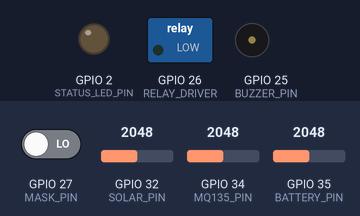
This sketch was run on a simulated ESP32. On the bench: switched loads named in the sketch (green lamp = pin HIGH), output pins drawn as LEDs (lit = HIGH), buzzer (waves = sounding, pin HIGH). The test bench sets the inputs (shaded band); at power-on: GPIO 34 (MQ135_PIN) = 2048, GPIO 27 (MASK_PIN) LOW, GPIO 32 (SOLAR_PIN) = 2048, GPIO 35 (BATTERY_PIN) = 2048 (analog values on the 0–4095 scale). WiFi joins after 1.5 s; servers stay silent unless stated; what the sketch prints to the serial monitor is not drawn.

Above: at 2.9 s.
3.3 s: GPIO 34 (MQ135_PIN) set to 1555
6.3 s: GPIO 34 (MQ135_PIN) set to 1448
At 7.5 s:
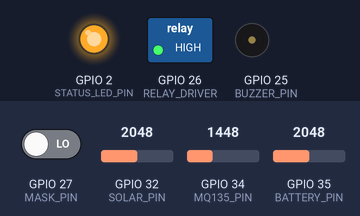
7.9 s: GPIO 27 (MASK_PIN) driven HIGH
At 9.2 s:
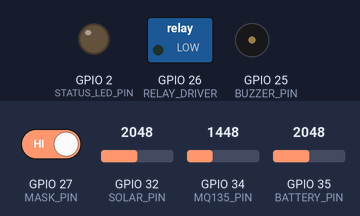
12.0 s: GPIO 34 (MQ135_PIN) set to 1540
At 12.18 s:
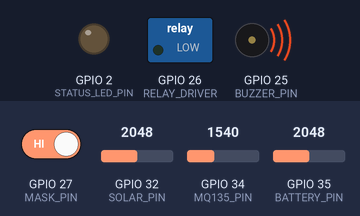
15.0 s: GPIO 34 (MQ135_PIN) set to 1460
At 15.9 s:
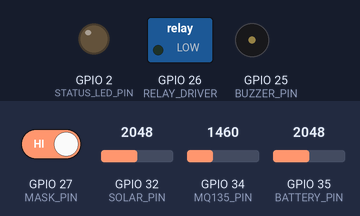
Timing chart, 0 to 17.5 s (numbered marks = the images above; inputs shaded):
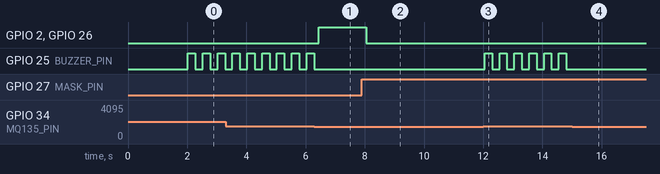

The sketch:

Smart_Agriculture_Safety_System_FINAL.ino
```cpp
#include <WiFi.h>
#include <WebSocketsServer.h>

// SMART SOLAR AGRICULTURAL WORKER SAFETY SYSTEM
// ESP32 + MQ135 + Proximity + Relay/2N2222 + Buzzer
// + Battery/Solar voltage monitoring + Local WebSocket dashboard

const char* WIFI_SSID = "iot2";
const char* WIFI_PASSWORD = "123456789";

WebSocketsServer webSocket(81);

// GPIO
#define MQ135_PIN       34
#define MASK_PIN        27
#define RELAY_DRIVER    26
#define BUZZER_PIN      25
#define BATTERY_PIN     35
#define SOLAR_PIN       32
#define STATUS_LED_PIN  2

// Proximity sensor: LOW = mask detected.
// Change to HIGH if your sensor works opposite.
#define MASK_DETECTED_LEVEL LOW

// User setting: 1500 and above is unsafe.
const int GAS_LIMIT = 1500;

// ADC
const float ADC_REFERENCE = 3.30f;
const float ADC_MAX = 4095.0f;

// Voltage sensor ratio.
// Common 0-25V modules are approximately 5:1.
// Calibrate with a multimeter if necessary.
const float BATTERY_SENSOR_RATIO = 5.00f;
const float SOLAR_SENSOR_RATIO   = 5.00f;

// User requested battery correction: add +3.50 V.
const float BATTERY_OFFSET = 3.50f;
const float SOLAR_OFFSET = 0.00f;

// Battery percentage map requested by user:
// <=3.30V = 0%
// 3.50V = 25%
// 3.70V = 50%
// 4.00V = 75%
// >=4.50V = 100%
const float BAT_0V   = 3.30f;
const float BAT_25V  = 3.50f;
const float BAT_50V  = 3.70f;
const float BAT_75V  = 4.00f;
const float BAT_100V = 4.50f;

bool maskWorn = false;
bool systemState = false;
bool gasAlarm = false;

int gasRaw = 0;
int maskRaw = 0;

float batteryVoltage = 0.0f;
float solarVoltage = 0.0f;
int batteryPercent = 0;

unsigned long lastRead = 0;
unsigned long lastSend = 0;

unsigned long totalRuntimeMs = 0;
unsigned long systemStartMs = 0;
bool previousSystemState = false;

unsigned long lastBuzzerToggle = 0;
bool buzzerState = false;

float readADCVoltage(int pin) {
  uint32_t total = 0;
  const int samples = 10;

  for (int i = 0; i < samples; i++) {
    total += analogRead(pin);
    delayMicroseconds(300);
  }

  float raw = (float)total / samples;
  return raw * ADC_REFERENCE / ADC_MAX;
}

float readBatteryVoltage() {
  float adcVoltage = readADCVoltage(BATTERY_PIN);
  return (adcVoltage * BATTERY_SENSOR_RATIO) + BATTERY_OFFSET;
}

float readSolarVoltage() {
  float adcVoltage = readADCVoltage(SOLAR_PIN);
  return (adcVoltage * SOLAR_SENSOR_RATIO) + SOLAR_OFFSET;
}

int calculateBatteryPercent(float v) {
  if (v <= BAT_0V) return 0;
  if (v >= BAT_100V) return 100;

  if (v < BAT_25V)
    return (int)((v - BAT_0V) * 25.0f / (BAT_25V - BAT_0V));

  if (v < BAT_50V)
    return 25 + (int)((v - BAT_25V) * 25.0f / (BAT_50V - BAT_25V));

  if (v < BAT_75V)
    return 50 + (int)((v - BAT_50V) * 25.0f / (BAT_75V - BAT_50V));

  return 75 + (int)((v - BAT_75V) * 25.0f / (BAT_100V - BAT_75V));
}

String runtimeString() {
  unsigned long ms = totalRuntimeMs;

  if (systemState)
    ms += millis() - systemStartMs;

  unsigned long sec = ms / 1000UL;
  unsigned long h = sec / 3600UL;
  unsigned long m = (sec % 3600UL) / 60UL;
  unsigned long s = sec % 60UL;

  char buf[20];
  snprintf(buf, sizeof(buf), "%02lu:%02lu:%02lu", h, m, s);
  return String(buf);
}

void updateRuntime() {
  if (systemState && !previousSystemState)
    systemStartMs = millis();

  if (!systemState && previousSystemState)
    totalRuntimeMs += millis() - systemStartMs;

  previousSystemState = systemState;
}

void updateBuzzer() {
  if (!gasAlarm) {
    buzzerState = false;
    digitalWrite(BUZZER_PIN, LOW);
    return;
  }

  if (millis() - lastBuzzerToggle >= 250) {
    lastBuzzerToggle = millis();
    buzzerState = !buzzerState;
    digitalWrite(BUZZER_PIN, buzzerState ? HIGH : LOW);
  }
}

void updateOutputs() {
  // 2N2222 base is driven by GPIO26.
  // HIGH -> transistor ON -> relay IN pulled LOW -> typical active-LOW relay ON.
  digitalWrite(RELAY_DRIVER, systemState ? HIGH : LOW);
  digitalWrite(STATUS_LED_PIN, systemState ? HIGH : LOW);
}

String getAlert() {
  if (gasAlarm) return "GAS HIGH! SYSTEM STOPPED";
  if (!maskWorn) return "WEAR SAFETY MASK";
  return "SYSTEM SAFE";
}

void sendData() {
  String json = "{";

  json += "\"co2\":";
  json += String(gasRaw);
  json += ",";

  json += "\"mask\":";
  json += maskWorn ? "true" : "false";
  json += ",";

  json += "\"system\":";
  json += systemState ? "true" : "false";
  json += ",";

  json += "\"motor\":";
  json += systemState ? "true" : "false";
  json += ",";

  json += "\"gasAlarm\":";
  json += gasAlarm ? "true" : "false";
  json += ",";

  json += "\"battery\":";
  json += String(batteryPercent);
  json += ",";

  json += "\"voltage\":";
  json += String(batteryVoltage, 2);
  json += ",";

  json += "\"solar\":";
  json += String(solarVoltage, 2);
  json += ",";

  json += "\"runtime\":\"";
  json += runtimeString();
  json += "\",";

  json += "\"alert\":\"";
  json += getAlert();
  json += "\"";

  json += "}";

  webSocket.broadcastTXT(json);
  Serial.println(json);
}

void webSocketEvent(uint8_t num, WStype_t type, uint8_t* payload, size_t length) {
  if (type == WStype_CONNECTED) {
    Serial.print("WebSocket client connected: ");
    Serial.println(num);
    sendData();
  }

  if (type == WStype_DISCONNECTED) {
    Serial.print("WebSocket client disconnected: ");
    Serial.println(num);
  }
}

void setup() {
  Serial.begin(115200);
  delay(500);

  pinMode(MASK_PIN, INPUT);
  pinMode(RELAY_DRIVER, OUTPUT);
  pinMode(BUZZER_PIN, OUTPUT);
  pinMode(STATUS_LED_PIN, OUTPUT);

  digitalWrite(RELAY_DRIVER, LOW);
  digitalWrite(BUZZER_PIN, LOW);
  digitalWrite(STATUS_LED_PIN, LOW);

  analogReadResolution(12);

  WiFi.mode(WIFI_STA);
  WiFi.begin(WIFI_SSID, WIFI_PASSWORD);

  Serial.println();
  Serial.println("====================================");
  Serial.println("SMART AGRICULTURE SAFETY SYSTEM");
  Serial.println("====================================");
  Serial.print("Connecting to WiFi");

  while (WiFi.status() != WL_CONNECTED) {
    delay(500);
    Serial.print(".");
  }

  Serial.println();
  Serial.println("WiFi connected");
  Serial.print("ESP32 IP: ");
  Serial.println(WiFi.localIP());
  Serial.println("WebSocket port: 81");

  webSocket.begin();
  webSocket.onEvent(webSocketEvent);

  gasRaw = analogRead(MQ135_PIN);
  maskRaw = digitalRead(MASK_PIN);

  maskWorn = (maskRaw == MASK_DETECTED_LEVEL);
  gasAlarm = (gasRaw >= GAS_LIMIT);

  batteryVoltage = readBatteryVoltage();
  solarVoltage = readSolarVoltage();
  batteryPercent = calculateBatteryPercent(batteryVoltage);

  systemState = maskWorn && !gasAlarm;
  previousSystemState = false;

  updateRuntime();
  updateOutputs();

  Serial.println("System ready.");
}

void loop() {
  webSocket.loop();

  if (millis() - lastRead >= 200) {
    lastRead = millis();

    gasRaw = analogRead(MQ135_PIN);
    maskRaw = digitalRead(MASK_PIN);

    maskWorn = (maskRaw == MASK_DETECTED_LEVEL);
    gasAlarm = (gasRaw >= GAS_LIMIT);

    // System can run only when mask is worn AND gas is safe.
    systemState = maskWorn && !gasAlarm;

    batteryVoltage = readBatteryVoltage();
    solarVoltage = readSolarVoltage();
    batteryPercent = calculateBatteryPercent(batteryVoltage);

    updateRuntime();
    updateOutputs();
  }

  updateBuzzer();

  if (millis() - lastSend >= 1000) {
    lastSend = millis();
    sendData();
  }
}
```

Measured:
- the behaviour switches between 1500 and 1499 on GPIO 34 (MQ135_PIN) (found by bisection; images 0 and 1)
- after the input at 6.3 s, GPIO 2 (STATUS_LED_PIN), GPIO 26 (RELAY_DRIVER): LOW → HIGH after 0.14 s; GPIO 25 (BUZZER_PIN): stops changing and stays LOW
- after the input at 7.9 s, GPIO 2 (STATUS_LED_PIN), GPIO 26 (RELAY_DRIVER): HIGH → LOW after 0.14 s
- after the input at 12.0 s, GPIO 25 (BUZZER_PIN): alternates HIGH for 0.25 s and LOW for 0.25 s, starting after 0.05 s
- after the input at 15.0 s, GPIO 25 (BUZZER_PIN): stops changing and stays LOW
- by itself, GPIO 25 (BUZZER_PIN): alternates HIGH for 0.25 s and LOW for 0.25 s
